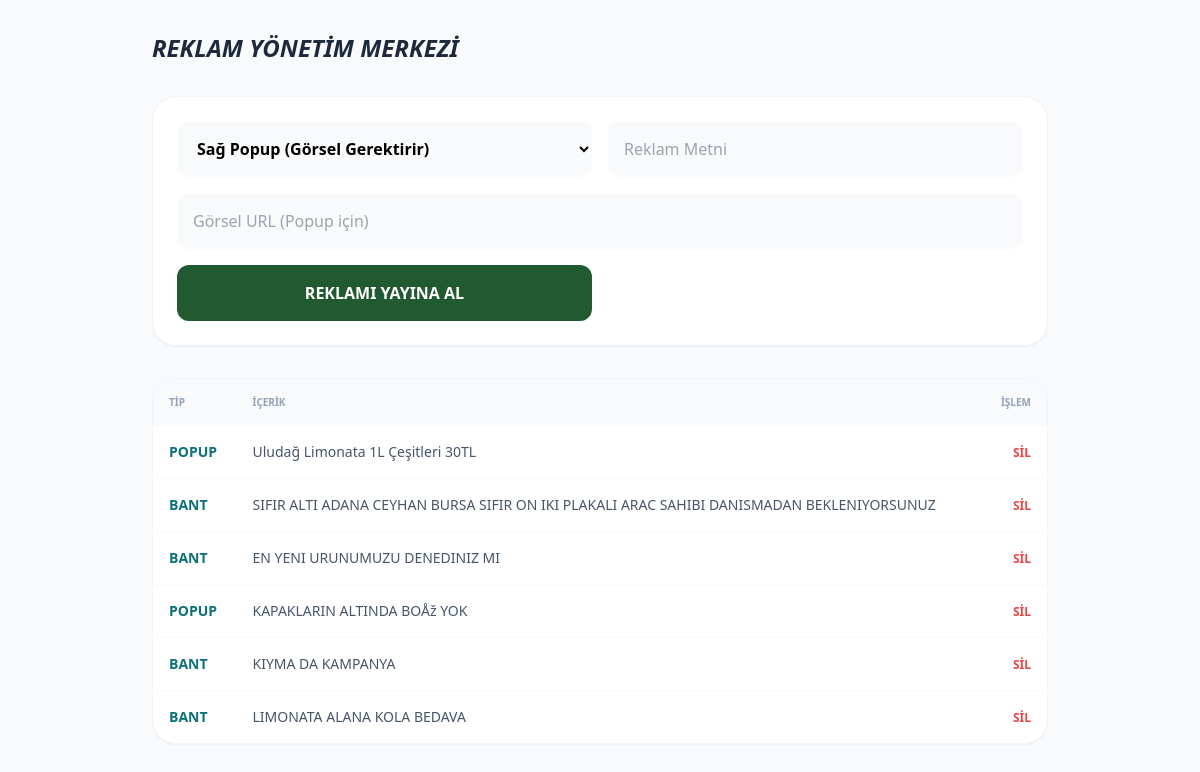
/reklam_yonetım.php, run on the app's committed database.
### tables this page shows
CREATE TABLE `reklamlar` (
  `id` int(11) NOT NULL,
  `reklam_tipi` enum('popup','bant') NOT NULL,
  `icerik_metni` varchar(255) DEFAULT NULL,
  `gorsel_url` varchar(255) DEFAULT NULL,
  `aktif_mi` tinyint(1) DEFAULT 1,
  `sira` int(11) DEFAULT 0
);

### reklam_yonetım.php (the view, shortened to what this page needs)
<?php
$db_host = "gizemgunduz.store";
$db_user = "kedi";
$db_pass = "kedis2minis1";
$db_name = "akilli_market";
$conn = mysqli_connect($db_host, $db_user, $db_pass, $db_name);
$reklamlar = mysqli_query($conn, "SELECT * FROM reklamlar ORDER BY id DESC");
?>
<!DOCTYPE html>
<html lang="tr">
<head>
    <script src="https://cdn.tailwindcss.com"></script>
</head>
<body class="bg-slate-50 p-8 font-sans">
    <div class="max-w-4xl mx-auto">
        <h1 class="text-2xl font-black mb-8 text-slate-800 uppercase italic">Reklam Yönetim Merkezi</h1>
        <div class="bg-white p-6 rounded-3xl shadow-sm border border-slate-100 mb-8">
            <form method="POST" class="grid grid-cols-2 gap-4">
                <select name="reklam_tipi" class="p-4 bg-slate-50 rounded-xl font-bold">
                    <option value="popup">Sağ Popup (Görsel Gerektirir)</option>
                </select>
                <input type="text" name="icerik_metni" placeholder="Reklam Metni" class="p-4 bg-slate-50 rounded-xl" required>
                <input type="text" name="gorsel_url" placeholder="Görsel URL (Popup için)" class="p-4 bg-slate-50 rounded-xl col-span-2">
                <button name="ekle" class="bg-[#215A31] text-white p-4 rounded-xl font-bold uppercase">Reklamı Yayına Al</button>
            </form>
        </div>
        <div class="bg-white rounded-3xl shadow-sm border border-slate-100 overflow-hidden">
            <table class="w-full text-left">
                <thead class="bg-slate-50 text-[10px] font-black uppercase text-slate-400">
                    <tr>
                        <th class="p-4">TİP</th>
                        <th class="p-4">İÇERİK</th>
                        <th class="p-4 text-right">İŞLEM</th>
                    </tr>
                </thead>
                <tbody class="divide-y divide-slate-50">
                    <?php while($r = mysqli_fetch_assoc($reklamlar)): ?>
                    <tr class="text-sm">
                        <td class="p-4 font-bold text-[#0D707D] uppercase"><?= $r['reklam_tipi'] ?></td>
                        <td class="p-4 font-medium text-slate-600"><?= $r['icerik_metni'] ?></td>
                        <td class="p-4 text-right">
                            <a href="?sil=<?= $r['id'] ?>" class="text-red-500 font-bold text-xs uppercase">SİL</a>
                        </td>
                    </tr>
                    <?php endwhile; ?>
                </tbody>
            </table>
        </div>
    </div>
</body>
</html>

### data on the page
reklamlar: reklam_tipi "POPUP", icerik_metni "Uludağ Limonata 1L Çeşitleri 30TL"
reklamlar: reklam_tipi "BANT", icerik_metni "SIFIR ALTI ADANA CEYHAN BURSA SIFIR ON IKI PLAKALI ARAC SAHIBI DANISMADAN BEKLENIYORSUNUZ"
reklamlar: reklam_tipi "BANT", icerik_metni "EN YENI URUNUMUZU DENEDINIZ MI"
reklamlar: reklam_tipi "POPUP", icerik_metni "KAPAKLARIN ALTINDA BOÅž YOK"
reklamlar: reklam_tipi "BANT", icerik_metni "KIYMA DA KAMPANYA"
reklamlar: reklam_tipi "BANT", icerik_metni "LIMONATA ALANA KOLA BEDAVA"
